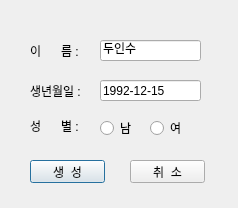
<?xml version="1.0" encoding="UTF-8"?>
<ui version="4.0">
 <class>dialog_createkey</class>
 <widget class="QDialog" name="dialog_createkey">
  <property name="geometry">
   <rect>
    <x>0</x>
    <y>0</y>
    <width>238</width>
    <height>208</height>
   </rect>
  </property>
  <property name="windowTitle">
   <string>Dialog</string>
  </property>
  <widget class="QPushButton" name="keycreate_createbtn">
   <property name="geometry">
    <rect>
     <x>30</x>
     <y>160</y>
     <width>75</width>
     <height>23</height>
    </rect>
   </property>
   <property name="text">
    <string>생  성</string>
   </property>
  </widget>
  <widget class="QPushButton" name="keycreate_cancelbtn">
   <property name="geometry">
    <rect>
     <x>130</x>
     <y>160</y>
     <width>75</width>
     <height>23</height>
    </rect>
   </property>
   <property name="text">
    <string>취  소</string>
   </property>
  </widget>
  <widget class="QLabel" name="keycreate_namelab">
   <property name="geometry">
    <rect>
     <x>30</x>
     <y>40</y>
     <width>71</width>
     <height>21</height>
    </rect>
   </property>
   <property name="text">
    <string>이      름 :</string>
   </property>
  </widget>
  <widget class="QLabel" name="keycreate_sexlab">
   <property name="geometry">
    <rect>
     <x>30</x>
     <y>120</y>
     <width>56</width>
     <height>12</height>
    </rect>
   </property>
   <property name="text">
    <string>성      별 :</string>
   </property>
  </widget>
  <widget class="QLineEdit" name="keycreate_nametext">
   <property name="geometry">
    <rect>
     <x>100</x>
     <y>40</y>
     <width>101</width>
     <height>21</height>
    </rect>
   </property>
   <property name="text">
    <string>두인수</string>
   </property>
  </widget>
  <widget class="QLineEdit" name="keycreate_birthtext">
   <property name="geometry">
    <rect>
     <x>100</x>
     <y>80</y>
     <width>101</width>
     <height>21</height>
    </rect>
   </property>
   <property name="text">
    <string>1992-12-15</string>
   </property>
  </widget>
  <widget class="QLabel" name="keycreate_birthlab">
   <property name="geometry">
    <rect>
     <x>30</x>
     <y>80</y>
     <width>61</width>
     <height>21</height>
    </rect>
   </property>
   <property name="text">
    <string>생년월일 :</string>
   </property>
  </widget>
  <widget class="QRadioButton" name="keycreate_sexman">
   <property name="geometry">
    <rect>
     <x>100</x>
     <y>120</y>
     <width>41</width>
     <height>16</height>
    </rect>
   </property>
   <property name="acceptDrops">
    <bool>false</bool>
   </property>
   <property name="text">
    <string>남</string>
   </property>
  </widget>
  <widget class="QRadioButton" name="keycreate_sexwoman">
   <property name="geometry">
    <rect>
     <x>150</x>
     <y>120</y>
     <width>51</width>
     <height>16</height>
    </rect>
   </property>
   <property name="text">
    <string>여</string>
   </property>
  </widget>
 </widget>
 <resources/>
 <connections/>
</ui>
